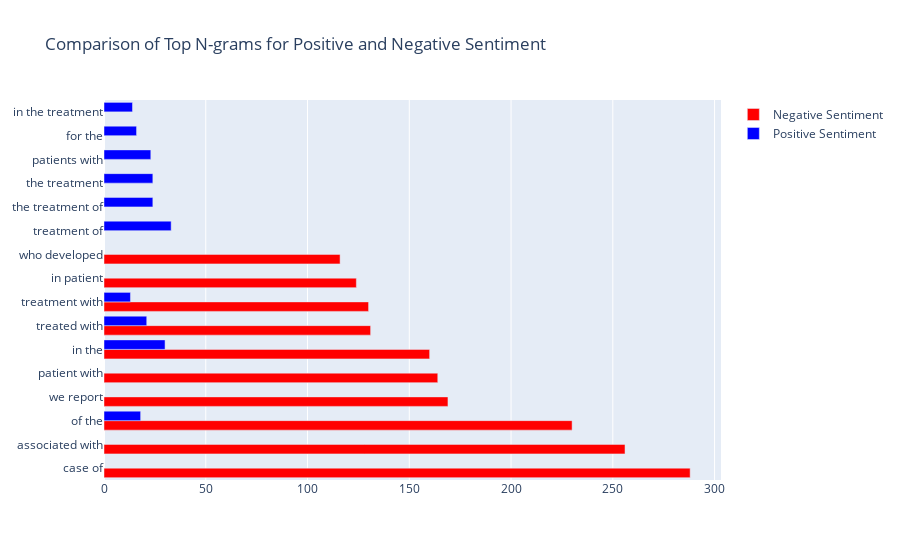

The cell this chart's notebook holds for it:
### Code cell
# overlapping statements ...
fig = go.Figure()

fig.add_trace(go.Bar(
    y=top_neg_ngrams_df['N-gram'],
    x=top_neg_ngrams_df['Frequency'],
    name='Negative Sentiment',
    orientation='h',
    marker_color='red'
))

fig.add_trace(go.Bar(
    y=top_pos_ngrams_df['N-gram'],
    x=top_pos_ngrams_df['Frequency'],
    name='Positive Sentiment',
    orientation='h',
    marker_color='blue'
))

fig.update_layout(
    title='Comparison of Top N-grams for Positive and Negative Sentiment',
    barmode='group'
)

fig.show()

### Figure 1 — Plotly figure (JSON) as saved in the notebook; plotly's stock layout.template omitted (floating-point values rounded to 4 significant figures)
{"data": [{"marker": {"color": "red"}, "name": "Negative Sentiment", "orientation": "h", "type": "bar", "x": [288, 256, 230, 169, 164, 160, 131, 130, 124, 116], "y": ["case of", "associated with", "of the", "we report", "patient with", "in the", "treated with", "treatment with", "in patient", "who developed"]}, {"marker": {"color": "blue"}, "name": "Positive Sentiment", "orientation": "h", "type": "bar", "x": [33, 30, 24, 24, 23, 21, 18, 16, 14, 13], "y": ["treatment of", "in the", "the treatment of", "the treatment", "patients with", "treated with", "of the", "for the", "in the treatment", "treatment with"]}], "layout": {"barmode": "group", "title": {"text": "Comparison of Top N-grams for Positive and Negative Sentiment"}}}
